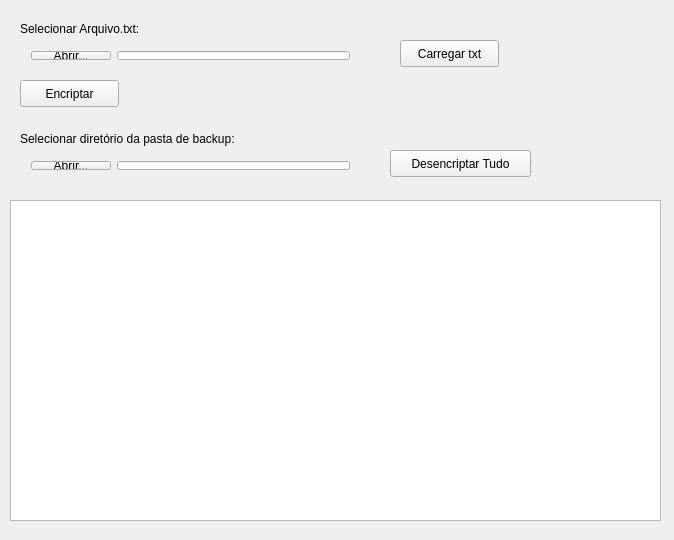
<?xml version="1.0" encoding="UTF-8"?>
<ui version="4.0">
 <class>MainWindow</class>
 <widget class="QMainWindow" name="MainWindow">
  <property name="geometry">
   <rect>
    <x>0</x>
    <y>0</y>
    <width>674</width>
    <height>540</height>
   </rect>
  </property>
  <property name="windowTitle">
   <string>MainWindow</string>
  </property>
  <widget class="QWidget" name="centralWidget">
   <widget class="QWidget" name="formLayoutWidget">
    <property name="geometry">
     <rect>
      <x>20</x>
      <y>40</y>
      <width>341</width>
      <height>31</height>
     </rect>
    </property>
    <layout class="QFormLayout" name="formLayout">
     <item row="0" column="0">
      <widget class="QPushButton" name="pushButton_AbrirTxt">
       <property name="text">
        <string>Abrir...</string>
       </property>
      </widget>
     </item>
     <item row="0" column="1">
      <widget class="QLineEdit" name="lineEdit_AbrirTxt">
       <property name="text">
        <string/>
       </property>
       <property name="readOnly">
        <bool>false</bool>
       </property>
      </widget>
     </item>
    </layout>
   </widget>
   <widget class="QPushButton" name="pushButton_Carregar">
    <property name="geometry">
     <rect>
      <x>400</x>
      <y>40</y>
      <width>99</width>
      <height>27</height>
     </rect>
    </property>
    <property name="text">
     <string>Carregar txt</string>
    </property>
   </widget>
   <widget class="QPushButton" name="pushButton_Encriptar">
    <property name="geometry">
     <rect>
      <x>20</x>
      <y>80</y>
      <width>99</width>
      <height>27</height>
     </rect>
    </property>
    <property name="text">
     <string>Encriptar</string>
    </property>
   </widget>
   <widget class="QTextBrowser" name="textBrowser">
    <property name="geometry">
     <rect>
      <x>10</x>
      <y>200</y>
      <width>651</width>
      <height>321</height>
     </rect>
    </property>
   </widget>
   <widget class="QPushButton" name="pushButton_Desencript">
    <property name="geometry">
     <rect>
      <x>390</x>
      <y>150</y>
      <width>141</width>
      <height>27</height>
     </rect>
    </property>
    <property name="text">
     <string>Desencriptar Tudo</string>
    </property>
   </widget>
   <widget class="QLabel" name="label">
    <property name="geometry">
     <rect>
      <x>20</x>
      <y>20</y>
      <width>151</width>
      <height>17</height>
     </rect>
    </property>
    <property name="text">
     <string>Selecionar Arquivo.txt: </string>
    </property>
   </widget>
   <widget class="QWidget" name="formLayoutWidget_2">
    <property name="geometry">
     <rect>
      <x>20</x>
      <y>150</y>
      <width>341</width>
      <height>31</height>
     </rect>
    </property>
    <layout class="QFormLayout" name="formLayout_2">
     <item row="0" column="0">
      <widget class="QPushButton" name="pushButton_AbrirDir">
       <property name="text">
        <string>Abrir...</string>
       </property>
      </widget>
     </item>
     <item row="0" column="1">
      <widget class="QLineEdit" name="lineEdit_AbrirDir">
       <property name="text">
        <string/>
       </property>
       <property name="readOnly">
        <bool>false</bool>
       </property>
      </widget>
     </item>
    </layout>
   </widget>
   <widget class="QLabel" name="label_2">
    <property name="geometry">
     <rect>
      <x>20</x>
      <y>130</y>
      <width>281</width>
      <height>17</height>
     </rect>
    </property>
    <property name="text">
     <string>Selecionar diretório da pasta de backup: </string>
    </property>
   </widget>
  </widget>
 </widget>
 <layoutdefault spacing="6" margin="11"/>
 <resources/>
 <connections/>
</ui>
